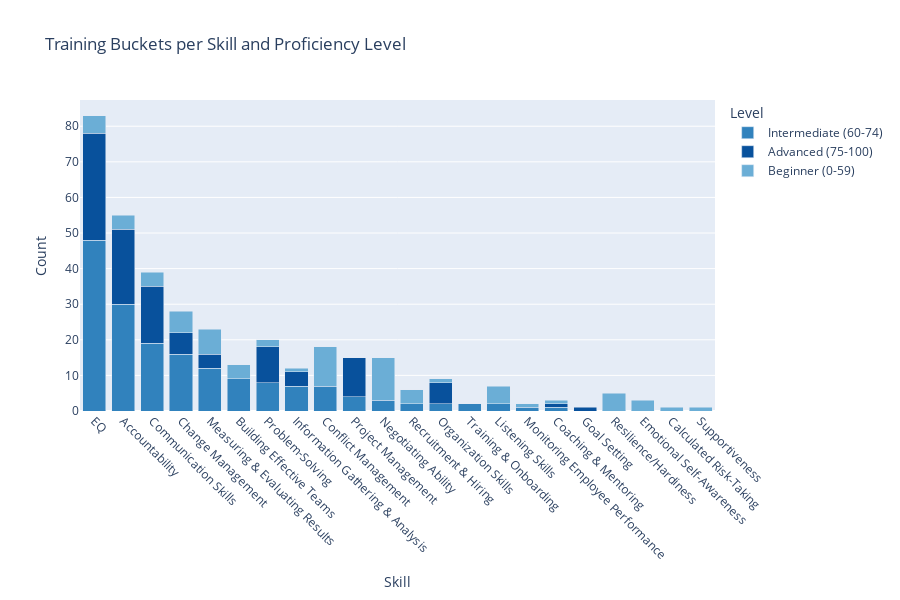

Source (notebook cell):
### Code cell
fix

### Figure 1 — Plotly figure (JSON) as saved in the notebook; plotly's stock layout.template omitted (floating-point values rounded to 4 significant figures)
{"data": [{"hovertemplate": "Level=Intermediate (60-74)<br>Skill=%{x}<br>Count=%{y}<extra></extra>", "legendgroup": "Intermediate (60-74)", "marker": {"color": "#3182BD", "pattern": {"shape": ""}}, "name": "Intermediate (60-74)", "orientation": "v", "showlegend": true, "textposition": "auto", "type": "bar", "x": ["EQ", "Accountability", "Communication Skills", "Change Management", "Measuring & Evaluating Results", "Building Effective Teams", "Problem-Solving", "Information Gathering & Analysis", "Conflict Management", "Project Management", "Negotiating Ability", "Recruitment & Hiring", "Organization Skills", "Training & Onboarding", "Listening Skills", "Monitoring Employee Performance", "Coaching & Mentoring"], "xaxis": "x", "y": [48, 30, 19, 16, 12, 9, 8, 7, 7, 4, 3, 2, 2, 2, 2, 1, 1], "yaxis": "y"}, {"hovertemplate": "Level=Advanced (75-100)<br>Skill=%{x}<br>Count=%{y}<extra></extra>", "legendgroup": "Advanced (75-100)", "marker": {"color": "#08519C", "pattern": {"shape": ""}}, "name": "Advanced (75-100)", "orientation": "v", "showlegend": true, "textposition": "auto", "type": "bar", "x": ["EQ", "Accountability", "Communication Skills", "Project Management", "Problem-Solving", "Organization Skills", "Change Management", "Measuring & Evaluating Results", "Information Gathering & Analysis", "Goal Setting", "Coaching & Mentoring"], "xaxis": "x", "y": [30, 21, 16, 11, 10, 6, 6, 4, 4, 1, 1], "yaxis": "y"}, {"hovertemplate": "Level=Beginner (0-59)<br>Skill=%{x}<br>Count=%{y}<extra></extra>", "legendgroup": "Beginner (0-59)", "marker": {"color": "#6BAED6", "pattern": {"shape": ""}}, "name": "Beginner (0-59)", "orientation": "v", "showlegend": true, "textposition": "auto", "type": "bar", "x": ["Negotiating Ability", "Conflict Management", "Measuring & Evaluating Results", "Change Management", "EQ", "Listening Skills", "Resilience/Hardiness", "Recruitment & Hiring", "Communication Skills", "Accountability", "Building Effective Teams", "Emotional Self-Awareness", "Problem-Solving", "Organization Skills", "Monitoring Employee Performance", "Coaching & Mentoring", "Calculated Risk-Taking", "Supportiveness", "Information Gathering & Analysis"], "xaxis": "x", "y": [12, 11, 7, 6, 5, 5, 5, 4, 4, 4, 4, 3, 2, 1, 1, 1, 1, 1, 1], "yaxis": "y"}], "layout": {"barmode": "stack", "height": 600, "legend": {"title": {"text": "Level"}, "tracegroupgap": 0}, "title": {"text": "Training Buckets per Skill and Proficiency Level"}, "xaxis": {"anchor": "y", "domain": [0, 1], "tickangle": 45, "title": {"text": "Skill"}}, "yaxis": {"anchor": "x", "domain": [0, 1], "title": {"text": "Count"}}}}
